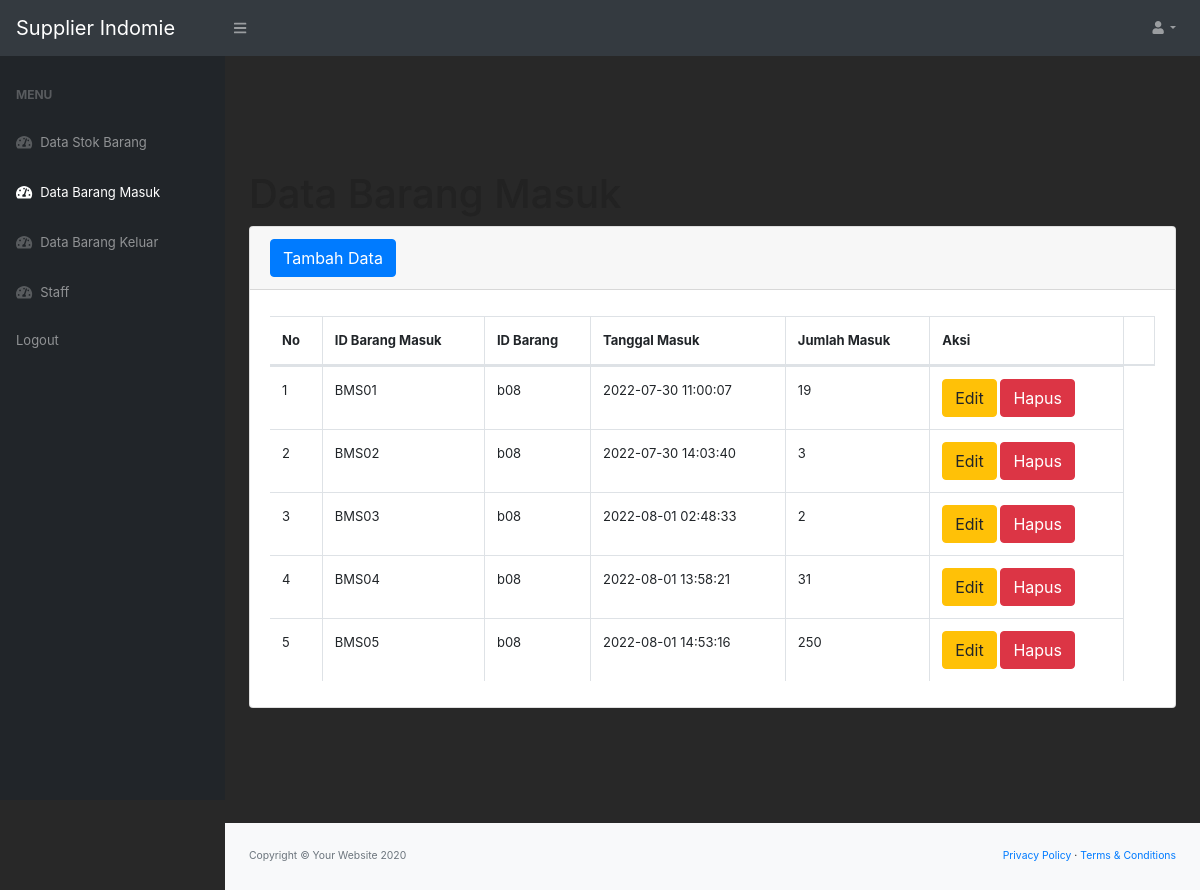
Screenshot of /barangmasukSupplier.php (signed in) with the database file from the repository.
### tables this page shows
CREATE TABLE `barang_masuk_supplier` (
  `id_brg_masuk` varchar(100) NOT NULL,
  `id_barang` varchar(100) NOT NULL,
  `tgl_masuk` timestamp NOT NULL DEFAULT current_timestamp() ON UPDATE current_timestamp(),
  `jml_masuk` int(50) NOT NULL
);

CREATE TABLE `stoksupplier` (
  `id_barang` varchar(100) NOT NULL,
  `nama_barang` varchar(100) NOT NULL,
  `foto_barang` varchar(100) DEFAULT NULL,
  `stok` varchar(100) NOT NULL
);

### barangmasukSupplier.php (the view, shortened to what this page needs)
<?php
require 'function.php';
?>
<!DOCTYPE html>
<html lang="en">
    <head>
        <link href="css/styles.css" rel="stylesheet" />
        <link href="https://cdn.datatables.net/1.10.20/css/dataTables.bootstrap4.min.css" rel="stylesheet" />
    </head>
    <body class="sb-nav-fixed">
        <nav class="sb-topnav navbar navbar-expand navbar-dark bg-dark">
            <a class="navbar-brand" href="index.php">Supplier Indomie</a>
            <button class="btn btn-link btn-sm order-1 order-lg-0" id="sidebarToggle" href="#"><i class="fas fa-bars"></i></button>
            <ul class="navbar-nav ml-auto ml-md-0">
                <li class="nav-item dropdown">
                    <a class="nav-link dropdown-toggle" id="userDropdown" href="#" role="button" data-toggle="dropdown" aria-haspopup="true" aria-expanded="false"><i class="fas fa-user fa-fw"></i></a>
                </li>
            </ul>
        </nav>
        <div id="layoutSidenav">
            <div id="layoutSidenav_nav">
                <nav class="sb-sidenav accordion sb-sidenav-dark" id="sidenavAccordion">
                    <div class="sb-sidenav-menu">
                        <div class="nav">
                            <div class="sb-sidenav-menu-heading">Menu</div>
                            <a class="nav-link" href="indexSupplier.php">
                                <div class="sb-nav-link-icon"><i class="fas fa-tachometer-alt"></i></div>
                                Data Stok Barang
                            </a>
                            <a class="nav-link" href="barangmasukSupplier.php">
                                <div class="sb-nav-link-icon"><i class="fas fa-tachometer-alt"></i></div>
                                Data Barang Masuk
                            </a>
                            <a class="nav-link" href="barangkeluarSupplier.php">
                                <div class="sb-nav-link-icon"><i class="fas fa-tachometer-alt"></i></div>
                                Data Barang Keluar
                            </a>
                            <a class="nav-link" href="staffSupplier.php">
                                <div class="sb-nav-link-icon"><i class="fas fa-tachometer-alt"></i></div>
                                Staff
                            </a>
                            <a class="nav-link" href="logout.php">
                                Logout
                            </a>
                        </div>
                    </div>
                </nav>
            </div>
            <div id="layoutSidenav_content">
                <main>
                    <div class="container-fluid">
                        <h1 class="mt-4">Data Barang Masuk</h1>
                        <div class="card mb-4">
                            <div class="card-header">
                                <button type="button" class="btn btn-primary" data-toggle="modal" data-target="#myModal">
                                    Tambah Data
                                </button>
                            </div>
                            <div class="card-body">
                                <div class="table-responsive">
                                    <table class="table table-bordered" id="dataTable" width="100%" cellspacing="0">
                                        <thead>
                                            <tr>
                                                <th>No</th>
                                                <th>ID Barang Masuk</th>
                                                <th>ID Barang</th>
                                                <th>Tanggal Masuk</th>
                                                <th>Jumlah Masuk</th>
                                                <th>Aksi<th>
                                            </tr>
                                        </thead>
                                        <tbody>
                                            <?php
                                            $dataBarangMasuk = mysqli_query($conn, "select * from barang_masuk_supplier bms, stoksupplier ss where ss.id_barang = bms.id_barang");
                                            $i = 1;
                                            while($data = mysqli_fetch_array($dataBarangMasuk)){
                                                $id_barang_masuk = $data['id_brg_masuk'];
                                                $id_barang = $data['id_barang'];
                                                $tanggal_masuk = $data['tgl_masuk'];
                                                $jumlah_masuk = $data['jml_masuk'];
                                            ?>
                                            <tr>
                                                <td><?= $i++; ?></td>
                                                <td><?= $id_barang_masuk; ?></td>
                                                <td><?= $id_barang; ?></td>
                                                <td><?= $tanggal_masuk; ?></td>
                                                <td><?= $jumlah_masuk; ?></td>
                                                <td>
                                                    <button type="button" class="btn btn-warning" data-toggle="modal" data-target="#edit<?= $id_barang_masuk; ?>">Edit</button>
                                                    <button type="button" class="btn btn-danger" data-toggle="modal" data-target="#delete<?= $id_barang_masuk; ?>">Hapus</button>
                                                </td>
                                            </tr>
                                            <?php
                                             };
                                            ?>
                                        </tbody>
                                    </table>
                                </div>
                            </div>
                        </div>
                    </div>
                </main>
                <footer class="py-4 bg-light mt-auto">
                    <div class="container-fluid">
                        <div class="d-flex align-items-center justify-content-between small">
                            <div class="text-muted">Copyright &copy; Your Website 2020</div>
                            <div>
                                <a href="#">Privacy Policy</a>
                                &middot;
                                <a href="#">Terms &amp; Conditions</a>
                            </div>
                        </div>
                    </div>
                </footer>
            </div>
        </div>
    </body>
</html>

### rows the page displays
barang_masuk_supplier: id_brg_masuk "BMS01", id_barang.id_barang "b08", tgl_masuk "2022-07-30 11:00:07", jml_masuk "19"
barang_masuk_supplier: id_brg_masuk "BMS02", id_barang.id_barang "b08", tgl_masuk "2022-07-30 14:03:40", jml_masuk "3"
barang_masuk_supplier: id_brg_masuk "BMS03", id_barang.id_barang "b08", tgl_masuk "2022-08-01 02:48:33", jml_masuk "2"
barang_masuk_supplier: id_brg_masuk "BMS04", id_barang.id_barang "b08", tgl_masuk "2022-08-01 13:58:21", jml_masuk "31"
barang_masuk_supplier: id_brg_masuk "BMS05", id_barang.id_barang "b08", tgl_masuk "2022-08-01 14:53:16", jml_masuk "250"
